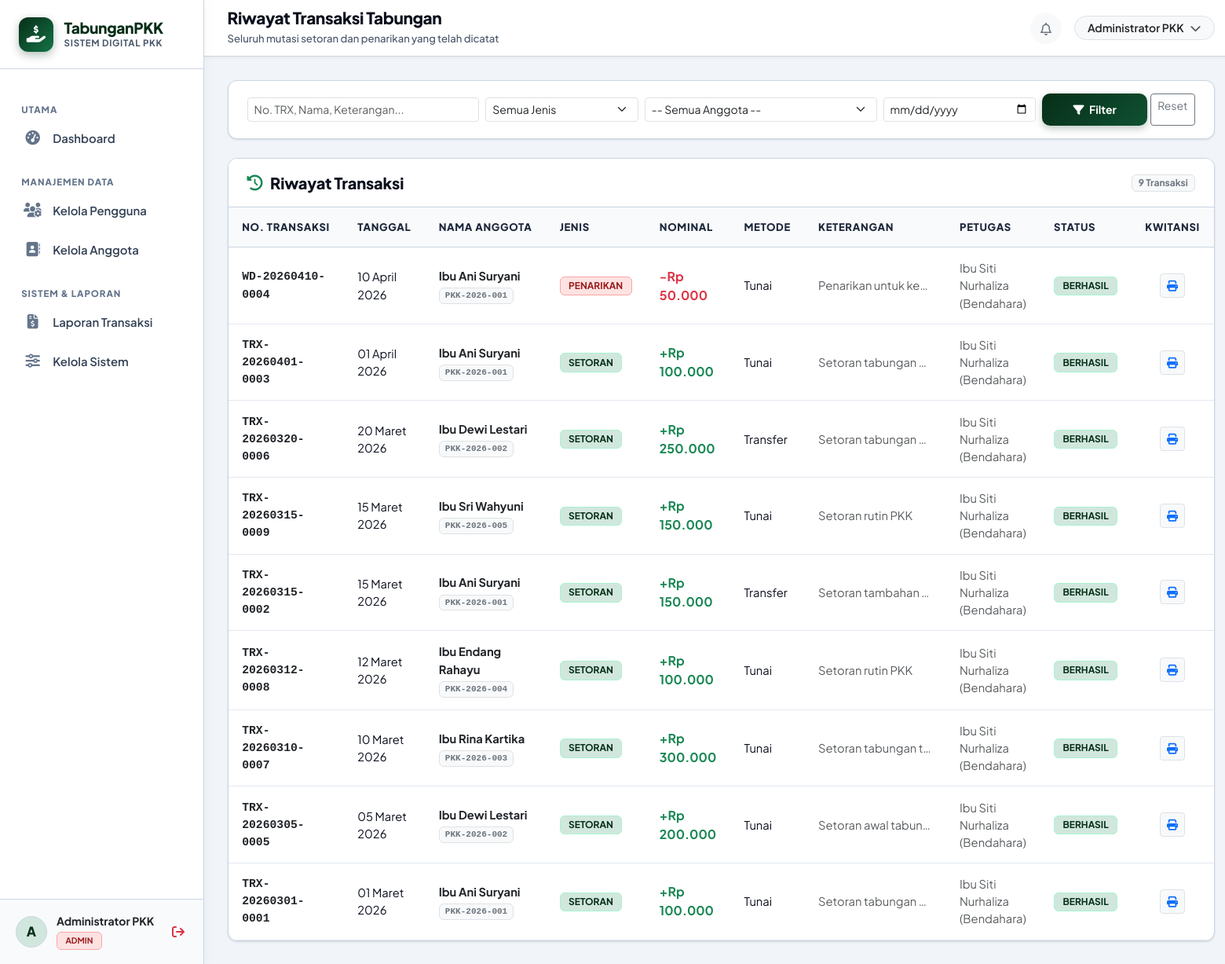
The app's page /bendahara/riwayat.php (signed in) with its own data.
### tables this page shows
CREATE TABLE IF NOT EXISTS `transaksi` (
   
  `id` INT AUTO_INCREMENT PRIMARY KEY,
   
  `kode_transaksi` VARCHAR(50) NOT NULL UNIQUE,
   
  `anggota_id` INT NOT NULL,
   
  `jenis_transaksi` ENUM('setoran', 'penarikan') NOT NULL,
   
  `nominal` DECIMAL(15, 2) NOT NULL,
   
  `metode_pembayaran` VARCHAR(50) DEFAULT 'Tunai',
   
  `bukti_transaksi` VARCHAR(255) NULL,
   
  `tanggal` DATE NOT NULL,
   
  `keterangan` TEXT NULL,
   
  `status` ENUM('berhasil', 'menunggu', 'dibatalkan') NOT NULL DEFAULT 'berhasil',
   
  `petugas_id` INT NULL,
   
  `created_at` TIMESTAMP DEFAULT CURRENT_TIMESTAMP,
   
  CONSTRAINT `fk_transaksi_anggota` FOREIGN KEY (`anggota_id`) REFERENCES `anggota` (`id`) ON DELETE CASCADE ON UPDATE CASCADE,
   
  CONSTRAINT `fk_transaksi_petugas` FOREIGN KEY (`petugas_id`) REFERENCES `users` (`id`) ON DELETE SET NULL ON UPDATE CASCADE
);

CREATE TABLE IF NOT EXISTS `anggota` (
   
  `id` INT AUTO_INCREMENT PRIMARY KEY,
   
  `user_id` INT NULL UNIQUE,
   
  `nomor_anggota` VARCHAR(50) NOT NULL UNIQUE,
   
  `nama` VARCHAR(150) NOT NULL,
   
  `nik` VARCHAR(30) NULL,
   
  `nomor_hp` VARCHAR(25) NULL,
   
  `alamat` TEXT NULL,
   
  `tanggal_gabung` DATE NOT NULL,
   
  `status` ENUM('aktif', 'nonaktif') NOT NULL DEFAULT 'aktif',
   
  `created_at` TIMESTAMP DEFAULT CURRENT_TIMESTAMP,
   
  CONSTRAINT `fk_anggota_user` FOREIGN KEY (`user_id`) REFERENCES `users` (`id`) ON DELETE SET NULL ON UPDATE CASCADE
);

CREATE TABLE IF NOT EXISTS `users` (
   
  `id` INT AUTO_INCREMENT PRIMARY KEY,
   
  `nama` VARCHAR(150) NOT NULL,
   
  `username` VARCHAR(100) NOT NULL UNIQUE,
   
  `email` VARCHAR(150) NOT NULL UNIQUE,
   
  `password` VARCHAR(255) NOT NULL,
   
  `role` ENUM('admin', 'bendahara', 'pengguna') NOT NULL DEFAULT 'pengguna',
   
  `status` ENUM('aktif', 'nonaktif') NOT NULL DEFAULT 'aktif',
   
  `no_hp` VARCHAR(25) NULL,
   
  `alamat` TEXT NULL,
   
  `created_at` TIMESTAMP DEFAULT CURRENT_TIMESTAMP,
   
  `updated_at` TIMESTAMP DEFAULT CURRENT_TIMESTAMP ON UPDATE CURRENT_TIMESTAMP
);

### config/helpers.php (called while the page is built, shortened)
<?php
function base_url($path = '') {
    $protocol = (!empty($_SERVER['HTTPS']) && $_SERVER['HTTPS'] !== 'off' || (isset($_SERVER['SERVER_PORT']) && $_SERVER['SERVER_PORT'] == 443)) ? "https://" : "http://";
    $host = $_SERVER['HTTP_HOST'] ?? 'localhost';
    $script = $_SERVER['SCRIPT_NAME'] ?? '';
    $dir = str_replace('\\', '/', dirname($script));
    $parts = explode('/', trim($dir, '/'));
    $projectIndex = -1;
    if ($projectIndex !== -1) {
        $projectPath = '/' . implode('/', array_slice($parts, 0, $projectIndex + 1));
        $base = $protocol . $host . $projectPath;
    } else {
        $base = $protocol . $host . '/tabunganPKK';
    }
    $path = ltrim($path, '/');
    return $path ? rtrim($base, '/') . '/' . $path : rtrim($base, '/');
}
function format_rupiah($angka, $withPrefix = true) {
    $val = is_numeric($angka) ? (float)$angka : 0;
    $hasil = number_format($val, 0, ',', '.');
    return $withPrefix ? 'Rp ' . $hasil : $hasil;
}
function format_tanggal($dateString, $withTime = false) {
    $bulanIndo = [
        1 => 'Januari', 'Februari', 'Maret', 'April', 'Mei', 'Juni',
        'Juli', 'Agustus', 'September', 'Oktober', 'November', 'Desember'
    ];
    $timestamp = strtotime($dateString);
    $d = date('d', $timestamp);
    $m = (int)date('m', $timestamp);
    $y = date('Y', $timestamp);
    $hasil = $d . ' ' . ($bulanIndo[$m] ?? date('M', $timestamp)) . ' ' . $y;
    return $hasil;
}

### bendahara/riwayat.php (the view, shortened to what this page needs)
<?php
require_once __DIR__ . '/../config/helpers.php';
$pdo = getDBConnection();
$search = trim($_GET['q'] ?? '');
$filterTanggal = trim($_GET['tanggal'] ?? '');
$sql = "
    SELECT t.*, a.nama AS nama_anggota, a.nomor_anggota, u.nama AS nama_petugas
    FROM transaksi t
    JOIN anggota a ON a.id = t.anggota_id
    LEFT JOIN users u ON u.id = t.petugas_id
    WHERE 1=1
";
$params = [];
$sql .= " ORDER BY t.tanggal DESC, t.id DESC";
$stmt = $pdo->prepare($sql);
$stmt->execute($params);
$daftarTransaksi = $stmt->fetchAll();
include __DIR__ . '/../includes/header.php';
include __DIR__ . '/../includes/sidebar.php';
include __DIR__ . '/../includes/topbar.php';
?>
<div class="card-pkk mb-4">
    <div class="card-pkk-body py-3">
        <form method="GET" action="" class="row g-2 align-items-center">
            <div class="col-md-3">
                <input type="text" name="q" class="form-control form-control-sm" placeholder="No. TRX, Nama, Keterangan..." value="<?= htmlspecialchars($search) ?>">
            </div>
            <div class="col-md-2">
                <select name="jenis" class="form-select form-select-sm">
                    <option value="">Semua Jenis</option>
                </select>
            </div>
            <div class="col-md-3">
                <select name="anggota_id" class="form-select form-select-sm">
                    <option value="0">-- Semua Anggota --</option>
                </select>
            </div>
            <div class="col-md-2">
                <input type="date" name="tanggal" class="form-control form-control-sm" value="<?= htmlspecialchars($filterTanggal) ?>">
            </div>
            <div class="col-md-2 d-flex gap-1">
                <button type="submit" class="btn btn-pkk-primary btn-sm flex-grow-1">
                    <i class="fa-solid fa-filter me-1"></i> Filter
                </button>
                <a href="<?= base_url('bendahara/riwayat.php') ?>" class="btn btn-outline-secondary btn-sm">Reset</a>
            </div>
        </form>
    </div>
</div>
<div class="card-pkk">
    <div class="card-pkk-header">
        <h5><i class="fa-solid fa-clock-rotate-left text-success"></i> Riwayat Transaksi</h5>
        <span class="badge bg-light text-secondary border"><?= count($daftarTransaksi) ?> Transaksi</span>
    </div>
    <div class="table-responsive">
        <table class="table-pkk">
            <thead>
                <tr>
                    <th>No. Transaksi</th>
                    <th>Tanggal</th>
                    <th>Nama Anggota</th>
                    <th>Jenis</th>
                    <th>Nominal</th>
                    <th>Metode</th>
                    <th>Keterangan</th>
                    <th>Petugas</th>
                    <th>Status</th>
                    <th class="text-center">Kwitansi</th>
                </tr>
            </thead>
            <tbody>
                <?php if (empty($daftarTransaksi)): ?>
                    <tr>
                        <td colspan="10" class="text-center py-4 text-muted">
                            Tidak ada transaksi yang cocok dengan kriteria filter.
                        </td>
                    </tr>
                <?php else: ?>
                    <?php foreach ($daftarTransaksi as $trx): ?>
                        <tr>
                            <td class="font-monospace fw-bold text-dark small">
                                <?= htmlspecialchars($trx['kode_transaksi']) ?>
                            </td>
                            <td class="small"><?= format_tanggal($trx['tanggal']) ?></td>
                            <td>
                                <div class="fw-bold text-dark"><?= htmlspecialchars($trx['nama_anggota']) ?></div>
                                <span class="badge bg-light text-secondary border font-monospace small"><?= htmlspecialchars($trx['nomor_anggota']) ?></span>
                            </td>
                            <td>
                                <span class="badge badge-trx-<?= $trx['jenis_transaksi'] ?> text-uppercase">
                                    <?= $trx['jenis_transaksi'] ?>
                                </span>
                            </td>
                            <td>
                                <span class="fw-bold fs-6 <?= $trx['jenis_transaksi'] === 'setoran' ? 'text-success' : 'text-danger' ?>">
                                    <?= $trx['jenis_transaksi'] === 'setoran' ? '+' : '-' ?><?= format_rupiah($trx['nominal']) ?>
                                </span>
                            </td>
                            <td class="small"><?= htmlspecialchars($trx['metode_pembayaran'] ?: 'Tunai') ?></td>
                            <td class="small text-muted text-truncate" style="max-width: 180px;">
                                <?= htmlspecialchars($trx['keterangan'] ?: '-') ?>
                            </td>
                            <td class="small text-muted"><?= htmlspecialchars($trx['nama_petugas'] ?: '-') ?></td>
                            <td>
                                <span class="badge badge-status-<?= $trx['status'] ?>">
                                    <?= strtoupper($trx['status']) ?>
                                </span>
                            </td>
                            <td class="text-center">
                                <a href="<?= base_url('cetak_kuitansi.php?kode=' . urlencode($trx['kode_transaksi'])) ?>" class="btn btn-sm btn-light border text-primary" title="Cetak Kwitansi">
                                    <i class="fa-solid fa-print"></i>
                                </a>
                            </td>
                        </tr>
                    <?php endforeach; ?>
                <?php endif; ?>
            </tbody>
        </table>
    </div>
</div>
<?php include __DIR__ . '/../includes/footer.php'; ?>

### assets/css/style.css (style rules this page uses)
:root { --pkk-primary: #0f5132; --pkk-primary-dark: #072e18; --pkk-primary-light: #157347; --pkk-primary-subtle: #d1e7dd; --pkk-accent: #0a5c36; --pkk-bg: #f1f5f9; --pkk-card-bg: #ffffff; --pkk-text-main: #0a0f1d; --pkk-text-muted: #475569; --pkk-border: #cbd5e1; --pkk-sidebar-width: 260px; --pkk-radius: 12px; --pkk-shadow-sm: 0 1px 3px rgba(0, 0, 0, 0.08), 0 1px 2px rgba(0, 0, 0, 0.05); --pkk-shadow-md: 0 4px 8px -1px rgba(0, 0, 0, 0.10), 0 2px 4px -2px rgba(0, 0, 0, 0.06); --pkk-shadow-lg: 0 12px 24px -4px rgba(7, 46, 24, 0.18), 0 4px 6px -4px rgba(0, 0, 0, 0.06); }
* { box-sizing: border-box; }
body { font-family: 'Plus Jakarta Sans', sans-serif; background-color: var(--pkk-bg); color: var(--pkk-text-main); min-height: 100vh; display: flex; flex-direction: column; margin: 0; padding: 0; -webkit-font-smoothing: antialiased; }
.card-pkk { background: var(--pkk-card-bg); border: 1.5px solid var(--pkk-border); border-radius: var(--pkk-radius); box-shadow: var(--pkk-shadow-sm); transition: transform 0.2s ease, box-shadow 0.2s ease; overflow: hidden; }
.card-pkk-header { padding: 1.15rem 1.5rem; border-bottom: 1.5px solid var(--pkk-border); background-color: #ffffff; display: flex; align-items: center; justify-content: space-between; }
.card-pkk-header h5, .card-pkk-header h6 { margin: 0; font-weight: 800; color: var(--pkk-text-main); display: flex; align-items: center; gap: 0.6rem; letter-spacing: -0.01em; }
.card-pkk-body { padding: 1.5rem; }
.btn-pkk-primary { background: linear-gradient(135deg, var(--pkk-primary-dark), var(--pkk-primary)); color: #ffffff; border: none; font-weight: 700; padding: 0.65rem 1.35rem; border-radius: 10px; transition: all 0.2s ease; box-shadow: 0 4px 10px rgba(7, 46, 24, 0.25); }
.badge-status-aktif, .badge-trx-setoran, .badge-status-berhasil, .badge-status-disetujui, .badge-status-selesai { background-color: var(--pkk-primary-subtle); color: var(--pkk-primary-dark); border: 1px solid #a7f3d0; font-weight: 700; font-size: 0.75rem; padding: 0.32rem 0.65rem; border-radius: 6px; }
.badge-status-nonaktif, .badge-trx-penarikan, .badge-status-dibatalkan, .badge-status-ditolak { background-color: #fee2e2; color: #991b1b; border: 1px solid #fca5a5; font-weight: 700; font-size: 0.75rem; padding: 0.32rem 0.65rem; border-radius: 6px; }
.table-pkk { width: 100%; margin-bottom: 0; border-collapse: separate; border-spacing: 0; }
.table-pkk thead th { background-color: #f8fafc; color: #1e293b; font-size: 0.82rem; font-weight: 800; text-transform: uppercase; letter-spacing: 0.05em; padding: 0.95rem 1.1rem; border-bottom: 1.5px solid var(--pkk-border); white-space: nowrap; }
.table-pkk tbody td { padding: 0.95rem 1.1rem; vertical-align: middle; border-bottom: 1px solid #e2e8f0; font-size: 0.92rem; color: var(--pkk-text-main); }

### records on screen
transaksi: kode_transaksi "WD-20260410-0004", tanggal "10 April 2026", anggota.nama "Ibu Ani Suryani", anggota.nomor_anggota "PKK-2026-001", jenis_transaksi "PENARIKAN", nominal "Rp 50.000", metode_pembayaran "Tunai", keterangan "Penarikan untuk ke…", petugas.nama "Ibu Siti Nurhaliza (Bendahara)", status "BERHASIL"
transaksi: kode_transaksi "TRX-20260401-0003", tanggal "01 April 2026", anggota.nama "Ibu Ani Suryani", anggota.nomor_anggota "PKK-2026-001", jenis_transaksi "SETORAN", nominal "Rp 100.000", metode_pembayaran "Tunai", keterangan "Setoran tabungan…", petugas.nama "Ibu Siti Nurhaliza (Bendahara)", status "BERHASIL"
transaksi: kode_transaksi "TRX-20260320-0006", tanggal "20 Maret 2026", anggota.nama "Ibu Dewi Lestari", anggota.nomor_anggota "PKK-2026-002", jenis_transaksi "SETORAN", nominal "Rp 250.000", metode_pembayaran "Transfer", keterangan "Setoran tabungan…", petugas.nama "Ibu Siti Nurhaliza (Bendahara)", status "BERHASIL"
transaksi: kode_transaksi "TRX-20260315-0009", tanggal "15 Maret 2026", anggota.nama "Ibu Sri Wahyuni", anggota.nomor_anggota "PKK-2026-005", jenis_transaksi "SETORAN", nominal "Rp 150.000", metode_pembayaran "Tunai", keterangan "Setoran rutin PKK", petugas.nama "Ibu Siti Nurhaliza (Bendahara)", status "BERHASIL"
transaksi: kode_transaksi "TRX-20260315-0002", tanggal "15 Maret 2026", anggota.nama "Ibu Ani Suryani", anggota.nomor_anggota "PKK-2026-001", jenis_transaksi "SETORAN", nominal "Rp 150.000", metode_pembayaran "Transfer", keterangan "Setoran tambahan…", petugas.nama "Ibu Siti Nurhaliza (Bendahara)", status "BERHASIL"
transaksi: kode_transaksi "TRX-20260312-0008", tanggal "12 Maret 2026", anggota.nama "Ibu Endang Rahayu", anggota.nomor_anggota "PKK-2026-004", jenis_transaksi "SETORAN", nominal "Rp 100.000", metode_pembayaran "Tunai", keterangan "Setoran rutin PKK", petugas.nama "Ibu Siti Nurhaliza (Bendahara)", status "BERHASIL"
transaksi: kode_transaksi "TRX-20260310-0007", tanggal "10 Maret 2026", anggota.nama "Ibu Rina Kartika", anggota.nomor_anggota "PKK-2026-003", jenis_transaksi "SETORAN", nominal "Rp 300.000", metode_pembayaran "Tunai", keterangan "Setoran tabungan t…", petugas.nama "Ibu Siti Nurhaliza (Bendahara)", status "BERHASIL"
transaksi: kode_transaksi "TRX-20260305-0005", tanggal "05 Maret 2026", anggota.nama "Ibu Dewi Lestari", anggota.nomor_anggota "PKK-2026-002", jenis_transaksi "SETORAN", nominal "Rp 200.000", metode_pembayaran "Tunai", keterangan "Setoran awal tabun…", petugas.nama "Ibu Siti Nurhaliza (Bendahara)", status "BERHASIL"
transaksi: kode_transaksi "TRX-20260301-0001", tanggal "01 Maret 2026", anggota.nama "Ibu Ani Suryani", anggota.nomor_anggota "PKK-2026-001", jenis_transaksi "SETORAN", nominal "Rp 100.000", metode_pembayaran "Tunai", keterangan "Setoran tabungan…", petugas.nama "Ibu Siti Nurhaliza (Bendahara)", status "BERHASIL"

### other values on screen
substr($userName, 0, 1) "A"
$userName "Administrator PKK"
$userRole "ADMIN"
$pageHeading "Riwayat Transaksi Tabungan"
$pageSubheading "Seluruh mutasi setoran dan penarikan yang telah dicatat"
count($daftarTransaksi) "9"
